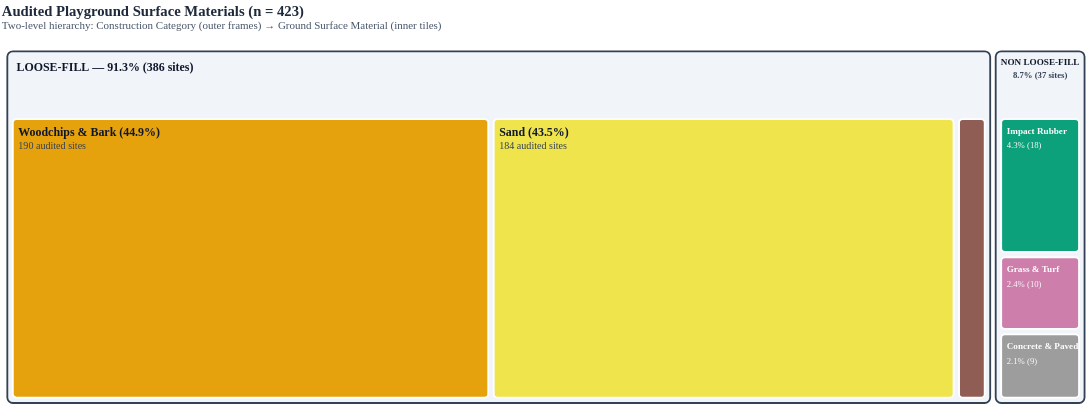

Describe this chart as a Vega-Lite specification.
### Vega specification from a JSON file in a GitHub repository (floating-point values rounded to 4 significant figures)
{"$schema": "https://vega.github.io/schema/vega/v5.json", "height": 400, "padding": {"top": 4, "left": 2, "right": 2, "bottom": 4}, "autosize": {"type": "fit-x", "contains": "padding", "resize": true}, "signals": [{"name": "width", "init": "isFinite(containerSize()[0]) && containerSize()[0] > 200 ? containerSize()[0] - 8 : 1110", "on": [{"events": "window:resize", "update": "isFinite(containerSize()[0]) && containerSize()[0] > 200 ? containerSize()[0] - 8 : 1110"}]}], "title": {"text": "Audited Playground Surface Materials (n = 423)", "subtitle": "Two-level hierarchy: Construction Category (outer frames) → Ground Surface Material (inner tiles)", "font": "Merriweather", "fontSize": 16, "fontWeight": "bold", "color": "#1E293B", "subtitleFont": "Plus Jakarta Sans", "subtitleFontSize": 12, "subtitleColor": "#475569", "anchor": "start", "offset": 12}, "data": [{"name": "tree_nodes", "values": [{"id": "Audited Surfaces", "parent": null, "Site_Count": null, "pct": "100%"}, {"id": "Loose-fill", "parent": "Audited Surfaces", "Site_Count": null, "pct": "91.3% (386 sites)"}, {"id": "Woodchips & Bark", "parent": "Loose-fill", "Site_Count": 190, "pct": "44.9%"}, {"id": "Sand", "parent": "Loose-fill", "Site_Count": 184, "pct": "43.5%"}, {"id": "Earth & Gravel", "parent": "Loose-fill", "Site_Count": 12, "pct": "2.8%"}, {"id": "Non loose-fill", "parent": "Audited Surfaces", "Site_Count": null, "pct": "8.7% (37 sites)"}, {"id": "Impact Rubber", "parent": "Non loose-fill", "Site_Count": 18, "pct": "4.3%"}, {"id": "Grass & Turf", "parent": "Non loose-fill", "Site_Count": 10, "pct": "2.4%"}, {"id": "Concrete & Paved", "parent": "Non loose-fill", "Site_Count": 9, "pct": "2.1%"}], "transform": [{"type": "stratify", "key": "id", "parentKey": "parent"}, {"type": "treemap", "field": "Site_Count", "sort": {"field": "value", "order": "descending"}, "round": true, "method": "squarify", "paddingTop": 42, "paddingInner": 6, "paddingOuter": 6, "size": [{"signal": "width"}, {"signal": "height"}]}]}, {"name": "parent_groups", "source": "tree_nodes", "transform": [{"type": "filter", "expr": "datum.depth === 1"}]}, {"name": "leaf_nodes", "source": "tree_nodes", "transform": [{"type": "filter", "expr": "datum.depth === 2"}]}], "scales": [{"name": "color", "type": "ordinal", "domain": ["Woodchips & Bark", "Sand", "Impact Rubber", "Grass & Turf", "Earth & Gravel", "Concrete & Paved"], "range": ["#E69F00", "#F0E442", "#009E73", "#CC79A7", "#8C564B", "#999999"]}], "marks": [{"type": "rect", "from": {"data": "parent_groups"}, "encode": {"enter": {"fill": {"value": "#F1F5F9"}, "stroke": {"value": "#334155"}, "strokeWidth": {"value": 2}, "cornerRadius": {"value": 6}}, "update": {"x": {"field": "x0"}, "y": {"field": "y0", "offset": -32}, "x2": {"field": "x1"}, "y2": {"field": "y1"}}}}, {"type": "rect", "from": {"data": "leaf_nodes"}, "encode": {"enter": {"fill": {"scale": "color", "field": "id"}, "stroke": {"value": "#FFFFFF"}, "strokeWidth": {"value": 2}, "cornerRadius": {"value": 4}}, "update": {"x": {"field": "x0"}, "y": {"field": "y0"}, "x2": {"field": "x1"}, "y2": {"field": "y1"}, "fillOpacity": {"value": 0.95}, "tooltip": {"signal": "{'Surface Material': datum.id, 'Construction Category': datum.parent, 'Audited Playgrounds': datum.Site_Count, 'National Share': datum.pct}"}}, "hover": {"fillOpacity": {"value": 1}, "stroke": {"value": "#0F172A"}}}}, {"type": "text", "from": {"data": "parent_groups"}, "encode": {"enter": {"font": {"value": "Plus Jakarta Sans"}, "fontWeight": {"value": "bold"}, "fill": {"value": "#0F172A"}, "baseline": {"value": "top"}}, "update": {"x": {"signal": "datum.id === 'Loose-fill' ? datum.x0 + 10 : (datum.x0 + datum.x1) / 2"}, "y": {"signal": "datum.id === 'Loose-fill' ? datum.y0 - 20 : datum.y0 - 25"}, "align": {"signal": "datum.id === 'Loose-fill' ? 'left' : 'center'"}, "fontSize": {"signal": "datum.id === 'Loose-fill' ? 13 : 10"}, "text": {"signal": "datum.id === 'Loose-fill' ? 'LOOSE-FILL — ' + datum.pct : 'NON LOOSE-FILL'"}}}}, {"type": "text", "from": {"data": "parent_groups"}, "encode": {"enter": {"font": {"value": "Plus Jakarta Sans"}, "fontWeight": {"value": "bold"}, "fill": {"value": "#334155"}, "baseline": {"value": "top"}, "align": {"value": "center"}, "fontSize": {"value": 9.5}}, "update": {"x": {"signal": "(datum.x0 + datum.x1) / 2"}, "y": {"signal": "datum.y0 - 11"}, "text": {"signal": "datum.id === 'Non loose-fill' ? datum.pct : ''"}}}}, {"type": "text", "from": {"data": "leaf_nodes"}, "encode": {"enter": {"font": {"value": "Plus Jakarta Sans"}, "fontWeight": {"value": "bold"}, "baseline": {"value": "top"}}, "update": {"x": {"field": "x0", "offset": 6}, "y": {"field": "y0", "offset": 8}, "fill": {"signal": "datum.id === 'Sand' || datum.id === 'Woodchips & Bark' ? '#0F172A' : '#FFFFFF'"}, "text": {"signal": "(datum.x1 - datum.x0) > 120 && (datum.y1 - datum.y0) > 26 ? datum.id + ' (' + datum.pct + ')' : ((datum.x1 - datum.x0) > 48 && (datum.y1 - datum.y0) > 24 ? datum.id : '')"}, "fontSize": {"signal": "(datum.x1 - datum.x0) > 180 ? 13 : 10"}}}}, {"type": "text", "from": {"data": "leaf_nodes"}, "encode": {"enter": {"font": {"value": "Plus Jakarta Sans"}, "fontWeight": {"value": "normal"}, "baseline": {"value": "top"}}, "update": {"x": {"field": "x0", "offset": 6}, "y": {"field": "y0", "offset": 24}, "fill": {"signal": "datum.id === 'Sand' || datum.id === 'Woodchips & Bark' ? '#334155' : '#F8FAFC'"}, "text": {"signal": "(datum.x1 - datum.x0) > 120 && (datum.y1 - datum.y0) > 46 ? datum.Site_Count + ' audited sites' : ((datum.x1 - datum.x0) > 48 && (datum.y1 - datum.y0) > 40 ? datum.pct + ' (' + datum.Site_Count + ')' : '')"}, "fontSize": {"signal": "(datum.x1 - datum.x0) > 120 ? 11 : 9.5"}}}}]}
